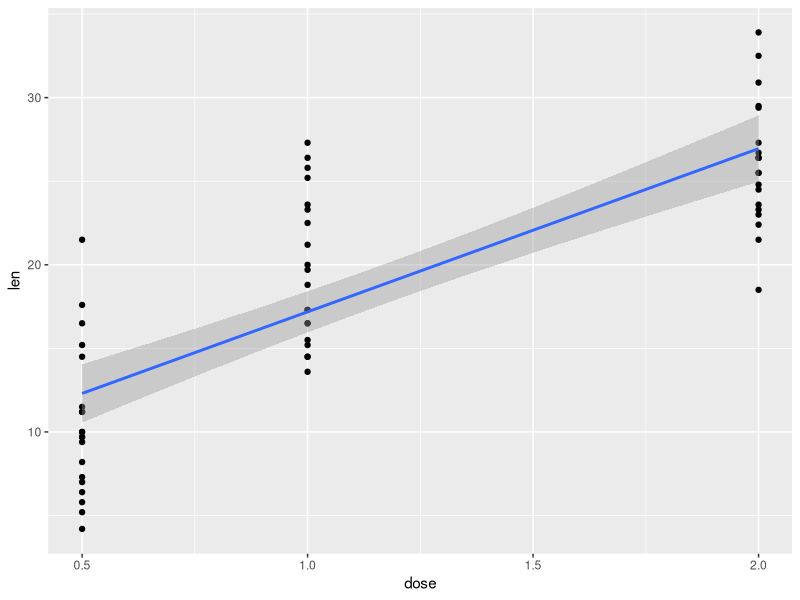

The R source for this figure:
## ---- chunk 1
library (ggplot2)

ggplot(aes(x=dose, y = len), data = ToothGrowth) + geom_point() + geom_smooth (method = 'lm')

